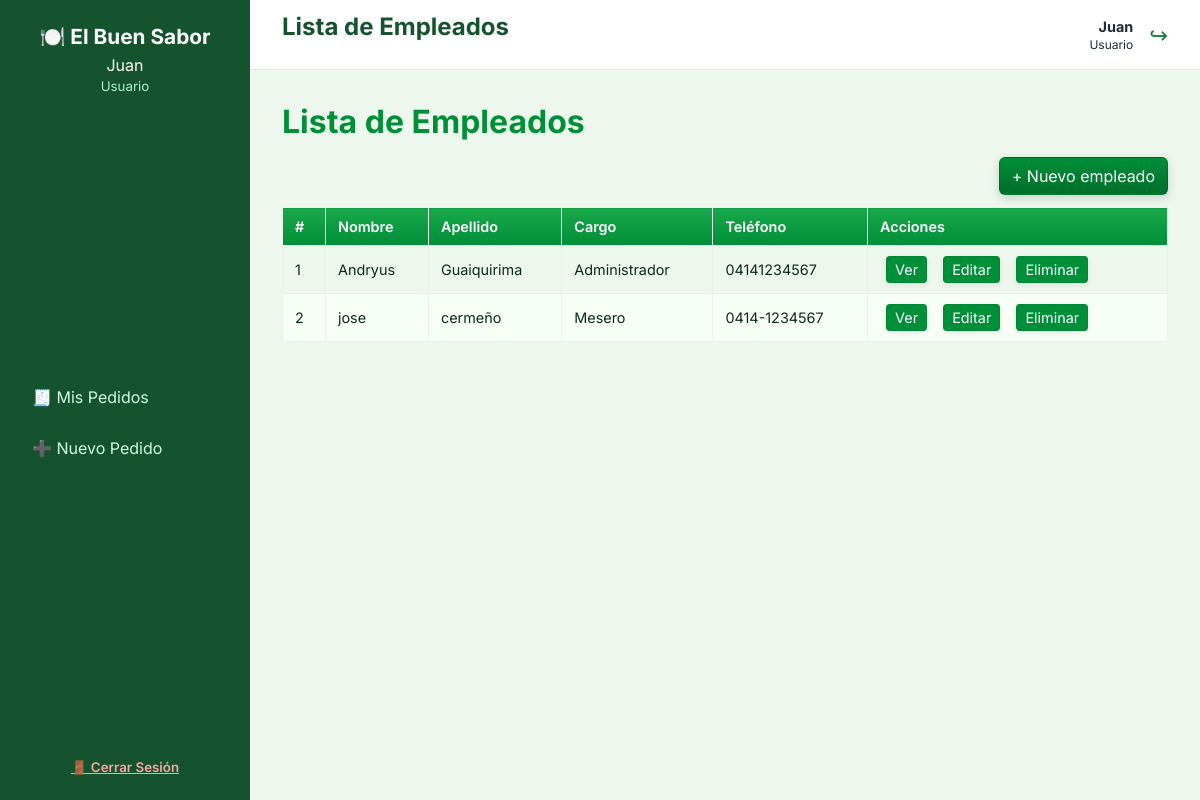
Page /empleados/ (signed in) on the committed database.
### italian_cuisine_app/models.py (models this page shows, shortened)
class Empleado(models.Model):
    CARGOS = (
        ('administrador', 'Administrador'),
        ('mesero', 'Mesero'),
    )
    user = models.OneToOneField(User, on_delete=models.CASCADE, null=True, blank=True)
    cargo = models.CharField(max_length=20, choices=CARGOS)
    first_name = models.CharField(max_length=150, blank=True, null=True)
    last_name = models.CharField(max_length=150, blank=True, null=True)
    email = models.EmailField(blank=True, null=True)
    telefono = models.CharField(max_length=20, blank=True, null=True)
    fecha_ingreso = models.DateField(auto_now_add=True)

### italian_cuisine_app/views.py (the view)
# urls.py: path('empleados/', views.UserListView.as_view(), name='empleados'),
class UserListView(LoginRequiredMixin, EmpleadoContextMixin, ListView):
    model = Empleado
    template_name = 'empleados.html'
    context_object_name = 'empleados'
    paginate_by = 10
    login_url = 'login'

### italian_cuisine_app/views.py (called while the page is built)
    def get_context_data(self, **kwargs):
        context = super().get_context_data(**kwargs)
        if self.request.user.is_authenticated:
            context["empleado"] = Empleado.objects.filter(user=self.request.user).first()
        else:
            context["empleado"] = None
        return context

### italian_cuisine_app/templates/empleados.html (shortened to what this page needs)
{% extends "panel_base.html" %}
{% load static %}
{% block titulo %}Lista de Empleados{% endblock %}
{% block contenido %}
<link rel="stylesheet" href="{% static 'italian_cuisine_app/css/styles.css' %}">
  <h1>Lista de Empleados</h1>
  <div class="top-actions">
      <a href="{% url 'empleado_create' %}" class="btn btn-new" data-modal="true">+ Nuevo empleado</a>
  </div>
  {% if empleados %}
      <table class="db-table" aria-describedby="empleados-table">
          <thead>
              <tr>
                  <th>#</th>
                  <th>Nombre</th>
                  <th>Apellido</th>
                  <th>Cargo</th>
                  <th>Teléfono</th>
                  <th>Acciones</th>
              </tr>
          </thead>
          <tbody>
              {% for empleado in empleados %}
              <tr data-pk="{{ empleado.pk }}">
                  <td>{{ forloop.counter }}</td>
                  <td>{{ empleado.first_name }}</td>
                  <td>{{ empleado.last_name }}</td>
                  <td>{{ empleado.get_cargo_display }}</td>
                  <td>{{ empleado.telefono|default:"-" }}</td>
                  <td>
                      <span class="actions">
                          <a class="btn btn-small btn-new" href="{% url 'empleado_detail' empleado.pk %}" data-modal="true">Ver</a>
                          <a class="btn btn-small btn-new" href="{% url 'empleado_edit' empleado.pk %}" data-modal="true">Editar</a>
                          <a class="btn btn-small btn-outline" href="{% url 'empleado_delete' empleado.pk %}" data-modal="true">Eliminar</a>
                      </span>
                  </td>
              </tr>
              {% endfor %}
          </tbody>
      </table>
  {% else %}
      <p class="empty-msg">No hay empleados para mostrar.</p>
  {% endif %}
{% endblock %}

### italian_cuisine_app/templates/panel_base.html (shortened to what this page needs)
{% load static %}
<!DOCTYPE html>
<html lang="es">
<head>
  <link rel="stylesheet" href="{% static 'css/panel_base.css' %}">
</head>
<body>
  <aside class="sidebar">
    <div class="sidebar-header">
      <h2>🍽️ El Buen Sabor</h2>
      {% if empleado %}
        <p>{{ empleado.user.first_name|default:empleado.user.username }}</p>
        <small>{{ empleado.cargo|title }}</small>
      {% else %}
        <p>{{ request.user.first_name|default:request.user.username }}</p>
        <small>Usuario</small>
      {% endif %}
    </div>
    <nav class="menu">
      {% if empleado and empleado.cargo == 'administrador' %}
        <a href="{% url 'dashboard' %}" class="activo">📊 Dashboard</a>
        <a href="{% url 'platos_categorias' %}">🍝 Platos y Categorías</a>
        <a href="{% url 'panel_mesas' %}">🪑 Mesas del Local</a>
        <a href="{% url 'pedidos' %}">🧾 Pedidos</a>
        <a href="{% url 'empleados' %}">👥 Empleados</a>
      {% else %}
        <a href="{% url 'mis_pedidos' %}">🧾 Mis Pedidos</a>
        <a href="{% url 'pedidos' %}">➕ Nuevo Pedido</a>
      {% endif %}
    </nav>
    <div class="cerrar-sesion">
      <form method="post" action="{% url 'logout' %}">
        <button type="submit" class="btn-logout">🚪 Cerrar Sesión</button>
      </form>
    </div>
  </aside>
  <div class="panel">
    <header class="header">
      <div class="titulo-pagina">
        <h1>{% block titulo %}Panel{% endblock %}</h1>
      </div>
      <div class="usuario-info">
        <div class="texto">
          {% if empleado %}
            <strong>{{ empleado.user.first_name|default:empleado.user.username }}</strong><br>
            <small>{{ empleado.cargo|title }}</small>
          {% else %}
            <strong>{{ request.user.first_name|default:request.user.username }}</strong><br>
            <small>Usuario</small>
          {% endif %}
        </div>
        <a href="{% url 'logout' %}" title="Cerrar sesión">↪</a>
      </div>
    </header>
    <main class="contenido">
      {% block contenido %}{% endblock %}
    </main>
  </div>
</body>
</html>

### italian_cuisine_app/static/css/panel_base.css (style rules this page uses)
* { margin: 0; padding: 0; box-sizing: border-box; font-family: 'Inter', sans-serif; }
body { display: flex; background: #f9fafb; height: 100vh; }
.sidebar { width: 250px; background: #14532d; color: #fff; display: flex; flex-direction: column; justify-content: space-between; padding: 1.5rem 1rem; }
.sidebar-header { text-align: center; }
.sidebar-header h2 { font-size: 1.3rem; font-weight: 700; margin-bottom: 0.4rem; }
.sidebar-header small { color: #a7f3d0; }
.menu { margin-top: 2rem; display: flex; flex-direction: column; }
.menu a { color: #d1fae5; text-decoration: none; padding: 0.8rem 1rem; margin-bottom: 0.4rem; border-radius: 8px; transition: all 0.2s; }
.cerrar-sesion { text-align: center; margin-top: 2rem; }
.panel { flex: 1; display: flex; flex-direction: column; padding: 0; }
.header { height: 70px; background: #fff; border-bottom: 1px solid #e5e7eb; display: flex; justify-content: space-between; align-items: center; padding: 0 2rem; }
.titulo-pagina h1 { font-size: 1.5rem; color: #14532d; }
.usuario-info { display: flex; align-items: center; gap: 1rem; }
.usuario-info .texto { text-align: right; font-size: 0.9rem; color: #1f2937; }
.usuario-info a { font-size: 1.4rem; color: #15803d; text-decoration: none; }
.contenido { flex: 1; padding: 2rem; overflow-y: auto; }
table { width: 100%; border-collapse: collapse; }
thead { background: #f3f4f6; }
th, td { padding: 0.75rem 1rem; text-align: left; font-size: 0.9rem; }
tr:nth-child(even) { background: #f9fafb; }
.btn-logout { background: none; border: none; color: #fca5a5; font-weight: 600; cursor: pointer; text-decoration: underline; }

### italian_cuisine_app/static/italian_cuisine_app/css/styles.css (style rules this page uses)
:root { --green-800: #006e2b; --green-700: #008f39; --green-600: #19a84a; --green-50: #edf7ed; --muted: #6b7280; --white: #ffffff; }
body { font-family: Inter, Arial, Helvetica, sans-serif; margin: 0; background: var(--green-50); color: #0b2b17; }
h1 { margin: 0 0 16px 0; color: var(--green-700); }
table.db-table { border-collapse: collapse; width: 100%; }
table.db-table thead th { background: linear-gradient(180deg,var(--green-600),var(--green-700)); color: var(--white); text-align: left; padding: 10px 12px; font-weight: 600; }
table.db-table td, table.db-table th { border: 1px solid #e6f2ea; padding: 10px 12px; }
table.db-table tbody tr:nth-child(even) { background: #f7fff7; }
.actions a { color: var(--green-700); text-decoration:none; margin: 0 6px; padding:4px 8px; border-radius:4px; transition: background .14s ease, transform .12s ease, color .12s ease; }
.actions a.btn:not(.btn-danger), .actions a.btn-small:not(.btn-danger), .actions a.btn-outline { background: var(--green-700); color: var(--white) !important; border: 1px solid rgba(0,0,0,0.08); text-decoration: none; box-shadow: 0 2px 6px rgba(0,0,0,0.08); transition: background .14s ease, transform .12s ease, color .12s ease; }
.btn { display:inline-block; padding:8px 12px; border-radius:6px; text-decoration:none; cursor:pointer; border:none; }
.btn-new { background: linear-gradient(180deg,var(--green-700),var(--green-800)); color:var(--white); border: 1px solid rgba(0,0,0,0.12); box-shadow: 0 3px 10px rgba(11,50,20,0.18); }
.btn-outline { background:transparent; color:var(--green-700); border:1px solid var(--green-700); }
.top-actions { display:flex; justify-content:flex-end; margin-bottom:12px; }
.btn-small { padding:4px 8px; font-size:0.9rem; border-radius:4px; }

### rows in the picture
Empleado: first_name "Andryus", last_name "Guaiquirima", cargo "Administrador", telefono "04141234567"
Empleado: first_name "jose", last_name "cermeño", cargo "Mesero", telefono "0414-1234567"

### other values in the picture
{{ request.user.first_name|default:request.user.username }} "Juan"
